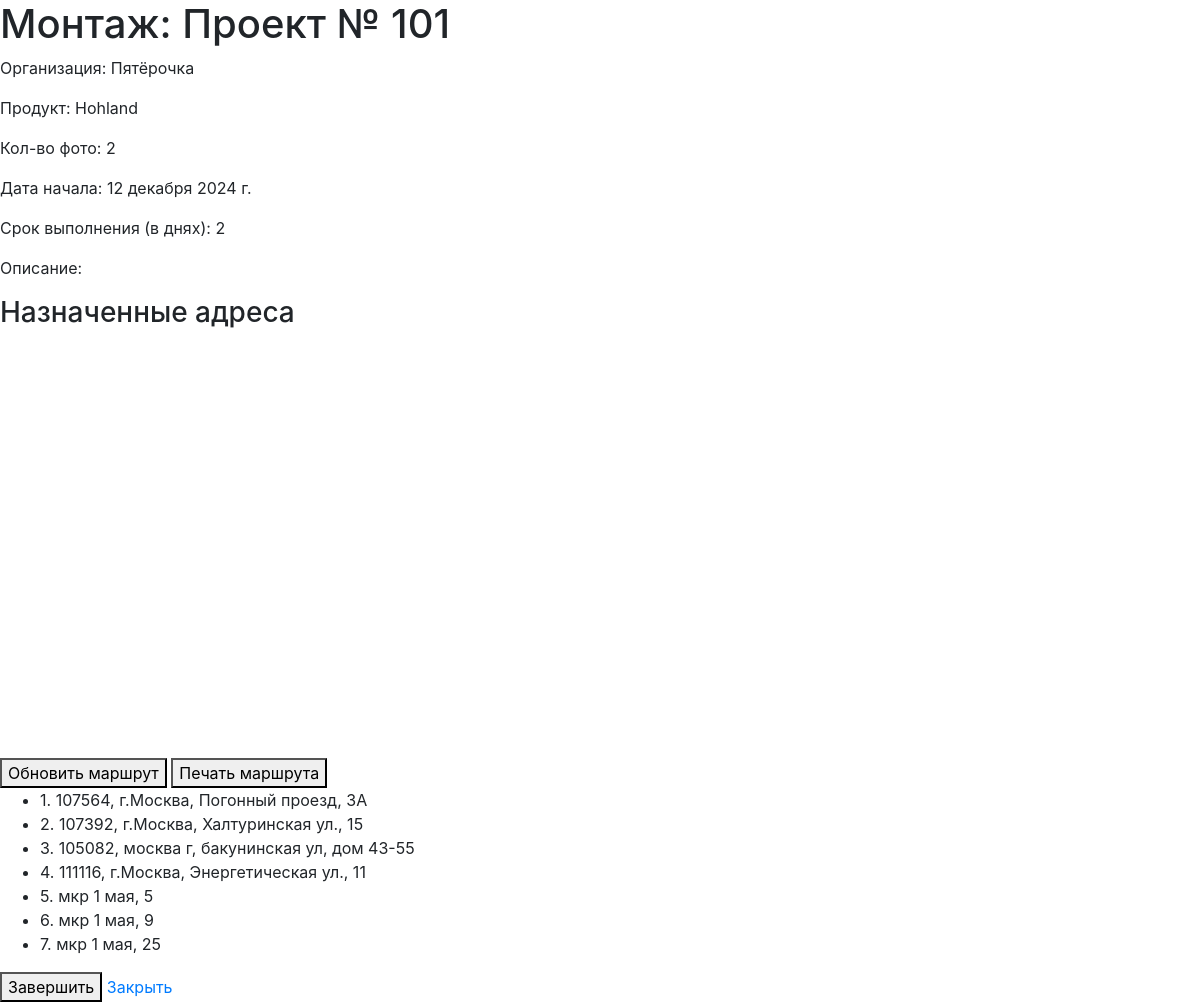
The page /projects/event/11/ (signed in) on the database as committed earlier.
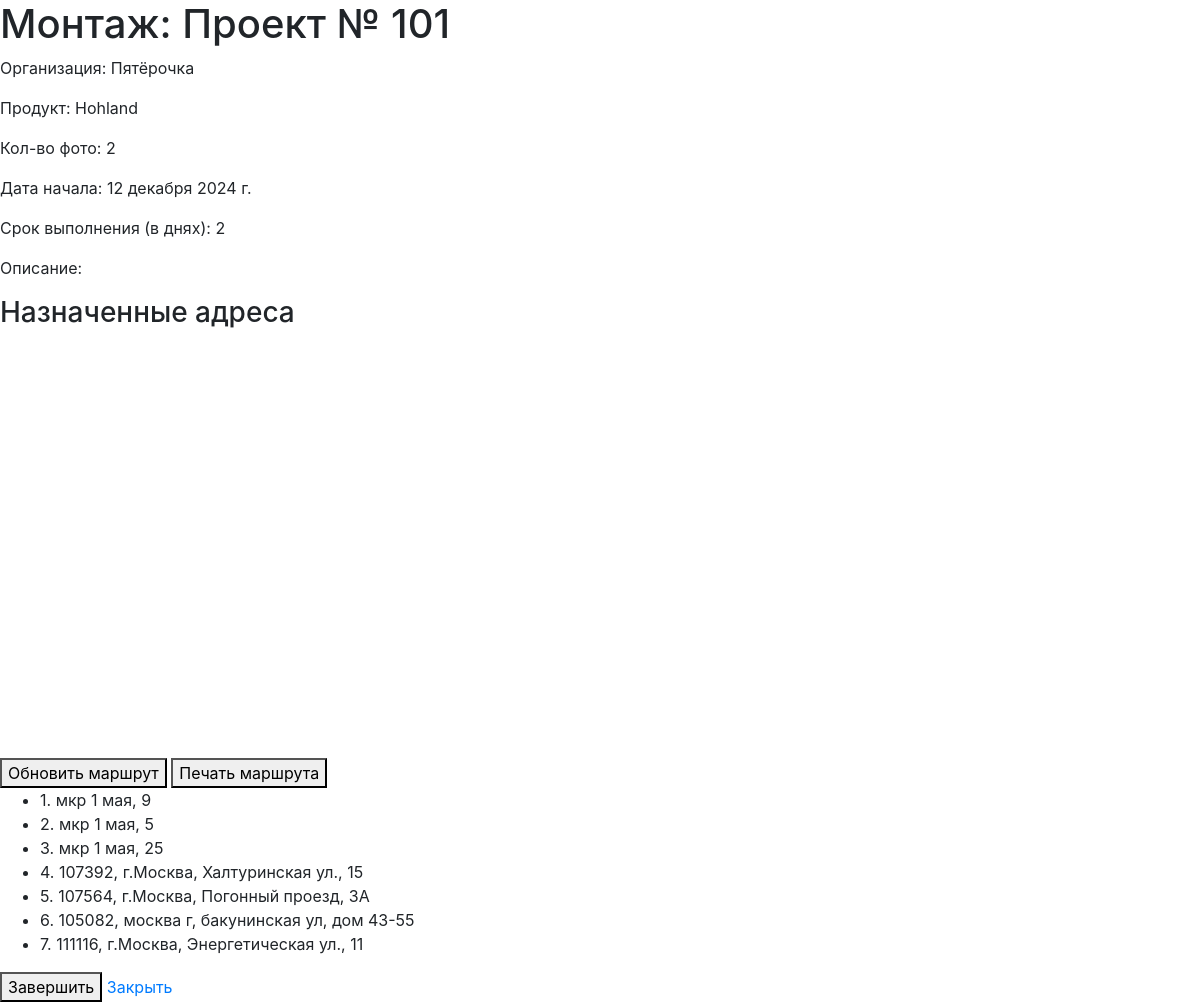
The same page on the database as committed later.
### projects/models.py (models this page shows, shortened)
class Event(models.Model):
    EVENT_TYPES = (
        ('montage', 'Монтаж'),
        ('audit', 'Аудит'),
        ('dismantle', 'Демонтаж'),
    )
    STATUS_CHOICES = [
        ('created', 'Создано'),
        ('assigned', 'Назначено'),
        ('in_progress', 'В работе'),
        ('completed', 'Завершено'),
    ]
    project = models.ForeignKey(Project, related_name='events', on_delete=models.CASCADE)
    event_type = models.CharField(choices=EVENT_TYPES, max_length=20)
    status = models.CharField(max_length=11, choices=STATUS_CHOICES, default='created')
    description = models.TextField(blank=True)
    photo_count = models.IntegerField()
    event_date = models.DateField()
    duration_days = models.IntegerField()
    assigned_users = models.ManyToManyField(User, through='EventUser', blank=True, related_name='events_as_assignee')

class Project(models.Model):
    user = models.ForeignKey(User, on_delete=models.CASCADE)  # Убрали null=True
    name = models.CharField(max_length=255)
    description = models.TextField(blank=True)
    excel_file = models.FileField(upload_to='excel/', null=True, blank=True)
    organization = models.CharField(max_length=255, blank=True, null=True)  # Новое поле
    product = models.CharField(max_length=255, blank=True, null=True)  # Новое поле

class EventAddress(models.Model):
    event = models.ForeignKey(Event, related_name='addresses', on_delete=models.CASCADE)
    name = models.CharField(max_length=255)
    latitude = models.FloatField()
    longitude = models.FloatField()
    order = models.PositiveIntegerField(default=0)  # Добавляем поле для сортировки
    assigned_user = models.ForeignKey(User, null=True, blank=True, on_delete=models.SET_NULL)  # Новое поле
    class Meta:
        ordering = ['order']

### projects/views.py (the view)
# urls.py: path('event/<int:event_id>/', views.event_detail, name='event_detail'),
@login_required
def event_detail(request, event_id):
    event = get_object_or_404(Event, pk=event_id)
    current_user = request.user
    is_manager = current_user.groups.filter(name='Менеджер').exists()
    is_executor = current_user.groups.filter(name='Исполнитель').exists()
    manager_addresses = defaultdict(list)
    executor_addresses = []
    def process_addresses(address_list):
        addresses_with_photos = []
        executor_colors = {'not_assigned': '#808080'}
        color_palette = ['#FF5733', '#33FF57', '#3357FF', '#F3FF33', '#FF33A6']
        color_index = 0
        for address in address_list:
            executor_id = address.assigned_user.executorprofile.id if address.assigned_user else 'not_assigned'
            project_user_id = event.project.user.id
            project_id = str(event.project.id)
            event_type = event.get_event_type_display()
            address_name = re.sub(r'[\\/*?:"<>|]', "_", address.name)
            base_path = os.path.join(settings.MEDIA_ROOT, str(project_user_id), project_id, event_type, str(executor_id))
            problems_path = os.path.join(base_path, "problems")
            has_photos = False
            if executor_id and os.path.exists(base_path):
                for file_name in os.listdir(base_path):
                    if file_name.startswith(address_name):
                        has_photos = True
                        break
            if executor_id and os.path.exists(problems_path):
                for file_name in os.listdir(problems_path):
                    if file_name.startswith(address_name):
                        has_photos = True
                        break
            if executor_id not in executor_colors:
                executor_colors[executor_id] = color_palette[color_index % len(color_palette)]
                color_index += 1
            addresses_with_photos.append({
                'address': address,
                'has_photos': has_photos,
                'executor_id': executor_id,
                'executor_color': executor_colors[executor_id]
            })
        return addresses_with_photos
    if is_manager and event.project.user == current_user:
        for address in event.addresses.all().select_related('assigned_user'):
            executor = address.assigned_user.executorprofile if address.assigned_user else None
            manager_addresses[executor].append(address)
        addresses_with_photos_manager = {executor: process_addresses(addresses) for executor, addresses in manager_addresses.items()}
        unassigned_addresses = manager_addresses.pop(None, [])
        addresses_with_photos_manager[None] = process_addresses(unassigned_addresses)
    else:
        addresses_with_photos_manager = {}
    if is_executor:
        executor_addresses = event.addresses.filter(assigned_user=current_user)
    addresses_with_photos_executor = process_addresses(executor_addresses)
    user_event_status = None
    if is_executor:
        try:
            event_user = EventUser.objects.get(user=current_user, event=event)
            user_event_status = event_user.status
        except EventUser.DoesNotExist:
            user_event_status = None
    return render(request, 'projects/event_detail.html', {
        'event': event,
        'addresses_with_photos_manager': addresses_with_photos_manager,
        'addresses_with_photos_executor': addresses_with_photos_executor,
        'is_executor': is_executor,
        'is_manager': is_manager,
        'user_event_status': user_event_status,
    })

### projects/templates/projects/event_detail.html (shortened to what this page needs)
<html lang="ru_RU">
<head>
    {% load static %}
    <link rel="stylesheet" href="//code.jquery.com/ui/1.12.1/themes/base/jquery-ui.css">
    <link href="https://maxcdn.bootstrapcdn.com/bootstrap/4.5.2/css/bootstrap.min.css" rel="stylesheet">
</head>
<body>
    <h1>{{ event.get_event_type_display }}: {{ event.project.name }}</h1>
    <div>
        <p>Организация: {{ event.project.organization }}</p>
        <p>Продукт: {{ event.project.product }}</p>
        <p>Кол-во фото: {{ event.photo_count }}</p>
        <p>Дата начала: {{ event.event_date }}</p>
        <p>Срок выполнения (в днях): {{ event.duration_days }}</p>
        <p>Описание: {{ event.description }}</p>
    </div>
    <h3>Назначенные адреса</h3>
    <div id="map" style="width: 100%; height: 400px; margin-bottom: 20px;"></div>
    <button id="update-route">Обновить маршрут</button>
    <button id="print-addresses">Печать маршрута</button>
    {% if is_executor %}
        <ul id="executor-event-addresses-list">
            {% for item in addresses_with_photos_executor %}
            <li data-id="{{ item.address.id }}" data-executor-id="{{ item.executor_id }}" data-executor-color="{{ item.executor_color }}" class="accordion-header">
                <span class="address-number">{{ forloop.counter }}.</span>
                <span class="address-name">{{ item.address.name }}</span>
            </li>
            {% empty %}
            <li>Нет назначенных адресов.</li>
            {% endfor %}
        </ul>
    {% endif %}
    {% if is_executor %}
        {% if user_event_status == 'completed' %}
            <p>{{ event.get_event_type_display }}: завершён</p>
        {% else %}
            <button id="complete-event">Завершить</button>
        {% endif %}
    {% endif %}
    <a href="{% if is_executor %}{% url 'assigned_events_list' %}{% elif is_manager %}{% url 'events_control' %}{% else %}{% url 'home' %}{% endif %}">
        Закрыть
    </a>
</body>
</html>

Rows that differ between the two databases and show on the page:
changed EventAddress "мкр 1 мая, 9": moves up the list
changed EventAddress "мкр 1 мая, 5": moves up the list
changed EventAddress "мкр 1 мая, 25": moves up the list
changed EventAddress "107392, г.Москва, Халтуринская ул., 15": moves down the list
